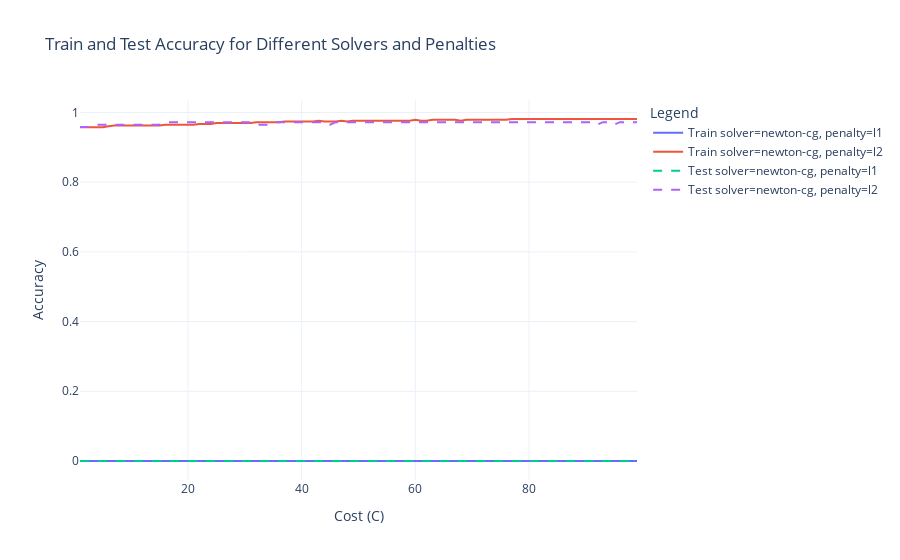

Source (notebook cell):
### Code cell
import numpy as np
from sklearn.linear_model import LogisticRegression
import plotly.graph_objects as go
import itertools

train_accuracies = {}
test_accuracies = {}
costs = np.arange(1, 100, step=1)
solvers = ['newton-cg']
penalties = ['l2']

# 모든 조합 생성
combinations = list(itertools.product(solvers, penalties))

for solver, penalty in combinations:
    train_accuracy = []
    test_accuracy = []
    for C in costs:
        # 일부 조합은 호환되지 않으므로 try-except 블록을 사용
        try:
            wine_logleg = LogisticRegression(C=C, max_iter=1000000, penalty=penalty, solver=solver)
            wine_logleg.fit(X_train, y_train)
            train_accuracy.append(wine_logleg.score(X_train, y_train))
            test_accuracy.append(wine_logleg.score(X_test, y_test))
        except Exception as e:
            # 호환되지 않는 조합의 경우 정확도를 0으로 설정
            train_accuracy.append(0)
            test_accuracy.append(0)

    combo_label = f'solver={solver}, penalty={penalty}'
    train_accuracies[combo_label] = train_accuracy
    test_accuracies[combo_label] = test_accuracy

# 그래프 그리기
fig = go.Figure()

for label, train_acc in train_accuracies.items():
    fig.add_trace(go.Scatter(x=costs, y=train_acc, mode='lines', name=f'Train {label}'))

for label, test_acc in test_accuracies.items():
    fig.add_trace(go.Scatter(x=costs, y=test_acc, mode='lines', name=f'Test {label}', line=dict(dash='dash')))

fig.update_layout(
    title='Train and Test Accuracy for Different Solvers and Penalties',
    xaxis_title='Cost (C)',
    yaxis_title='Accuracy',
    legend_title='Legend',
    template='plotly_white'
)

fig.show()

### Figure 1 — Plotly figure (JSON) as saved in the notebook; plotly's stock layout.template omitted (floating-point values rounded to 4 significant figures)
{"data": [{"mode": "lines", "name": "Train solver=newton-cg, penalty=l1", "type": "scatter", "x": [1, 2, 3, 4, 5, 6, 7, 8, 9, 10, 11, 12, 13, 14, 15, 16, 17, 18, 19, 20, 21, 22, 23, 24, 25, 26, 27, 28, 29, 30, 31, 32, 33, 34, 35, 36, 37, 38, 39, 40, 41, 42, 43, 44, 45, 46, 47, 48, 49, 50, 51, 52, 53, 54, 55, 56, 57, 58, 59, 60, 61, 62, 63, 64, 65, 66, 67, 68, 69, 70, 71, 72, 73, 74, 75, 76, 77, 78, 79, 80, 81, 82, 83, 84, 85, 86, 87, 88, 89, 90, 91, 92, 93, 94, 95, 96, 97, 98, 99], "y": [0, 0, 0, 0, 0, 0, 0, 0, 0, 0, 0, 0, 0, 0, 0, 0, 0, 0, 0, 0, 0, 0, 0, 0, 0, 0, 0, 0, 0, 0, 0, 0, 0, 0, 0, 0, 0, 0, 0, 0, 0, 0, 0, 0, 0, 0, 0, 0, 0, 0, 0, 0, 0, 0, 0, 0, 0, 0, 0, 0, 0, 0, 0, 0, 0, 0, 0, 0, 0, 0, 0, 0, 0, 0, 0, 0, 0, 0, 0, 0, 0, 0, 0, 0, 0, 0, 0, 0, 0, 0, 0, 0, 0, 0, 0, 0, 0, 0, 0]}, {"mode": "lines", "name": "Train solver=newton-cg, penalty=l2", "type": "scatter", "x": [1, 2, 3, 4, 5, 6, 7, 8, 9, 10, 11, 12, 13, 14, 15, 16, 17, 18, 19, 20, 21, 22, 23, 24, 25, 26, 27, 28, 29, 30, 31, 32, 33, 34, 35, 36, 37, 38, 39, 40, 41, 42, 43, 44, 45, 46, 47, 48, 49, 50, 51, 52, 53, 54, 55, 56, 57, 58, 59, 60, 61, 62, 63, 64, 65, 66, 67, 68, 69, 70, 71, 72, 73, 74, 75, 76, 77, 78, 79, 80, 81, 82, 83, 84, 85, 86, 87, 88, 89, 90, 91, 92, 93, 94, 95, 96, 97, 98, 99], "y": [0.9577, 0.9577, 0.9577, 0.9577, 0.9577, 0.9601, 0.9624, 0.9624, 0.9624, 0.9624, 0.9624, 0.9624, 0.9624, 0.9624, 0.9624, 0.9648, 0.9648, 0.9648, 0.9648, 0.9648, 0.9648, 0.9671, 0.9671, 0.9671, 0.9695, 0.9695, 0.9695, 0.9695, 0.9695, 0.9695, 0.9695, 0.9718, 0.9718, 0.9718, 0.9718, 0.9718, 0.9742, 0.9742, 0.9742, 0.9742, 0.9742, 0.9742, 0.9765, 0.9742, 0.9742, 0.9742, 0.9765, 0.9742, 0.9765, 0.9765, 0.9765, 0.9765, 0.9765, 0.9765, 0.9765, 0.9765, 0.9765, 0.9765, 0.9765, 0.9789, 0.9765, 0.9765, 0.9789, 0.9789, 0.9789, 0.9789, 0.9789, 0.9765, 0.9789, 0.9789, 0.9789, 0.9789, 0.9789, 0.9789, 0.9789, 0.9789, 0.9812, 0.9812, 0.9812, 0.9812, 0.9812, 0.9812, 0.9812, 0.9812, 0.9812, 0.9812, 0.9812, 0.9812, 0.9812, 0.9812, 0.9812, 0.9812, 0.9812, 0.9812, 0.9812, 0.9812, 0.9812, 0.9812, 0.9812]}, {"line": {"dash": "dash"}, "mode": "lines", "name": "Test solver=newton-cg, penalty=l1", "type": "scatter", "x": [1, 2, 3, 4, 5, 6, 7, 8, 9, 10, 11, 12, 13, 14, 15, 16, 17, 18, 19, 20, 21, 22, 23, 24, 25, 26, 27, 28, 29, 30, 31, 32, 33, 34, 35, 36, 37, 38, 39, 40, 41, 42, 43, 44, 45, 46, 47, 48, 49, 50, 51, 52, 53, 54, 55, 56, 57, 58, 59, 60, 61, 62, 63, 64, 65, 66, 67, 68, 69, 70, 71, 72, 73, 74, 75, 76, 77, 78, 79, 80, 81, 82, 83, 84, 85, 86, 87, 88, 89, 90, 91, 92, 93, 94, 95, 96, 97, 98, 99], "y": [0, 0, 0, 0, 0, 0, 0, 0, 0, 0, 0, 0, 0, 0, 0, 0, 0, 0, 0, 0, 0, 0, 0, 0, 0, 0, 0, 0, 0, 0, 0, 0, 0, 0, 0, 0, 0, 0, 0, 0, 0, 0, 0, 0, 0, 0, 0, 0, 0, 0, 0, 0, 0, 0, 0, 0, 0, 0, 0, 0, 0, 0, 0, 0, 0, 0, 0, 0, 0, 0, 0, 0, 0, 0, 0, 0, 0, 0, 0, 0, 0, 0, 0, 0, 0, 0, 0, 0, 0, 0, 0, 0, 0, 0, 0, 0, 0, 0, 0]}, {"line": {"dash": "dash"}, "mode": "lines", "name": "Test solver=newton-cg, penalty=l2", "type": "scatter", "x": [1, 2, 3, 4, 5, 6, 7, 8, 9, 10, 11, 12, 13, 14, 15, 16, 17, 18, 19, 20, 21, 22, 23, 24, 25, 26, 27, 28, 29, 30, 31, 32, 33, 34, 35, 36, 37, 38, 39, 40, 41, 42, 43, 44, 45, 46, 47, 48, 49, 50, 51, 52, 53, 54, 55, 56, 57, 58, 59, 60, 61, 62, 63, 64, 65, 66, 67, 68, 69, 70, 71, 72, 73, 74, 75, 76, 77, 78, 79, 80, 81, 82, 83, 84, 85, 86, 87, 88, 89, 90, 91, 92, 93, 94, 95, 96, 97, 98, 99], "y": [0.958, 0.958, 0.958, 0.965, 0.965, 0.965, 0.965, 0.965, 0.965, 0.965, 0.965, 0.965, 0.965, 0.965, 0.965, 0.972, 0.972, 0.972, 0.972, 0.972, 0.972, 0.972, 0.972, 0.972, 0.972, 0.972, 0.972, 0.972, 0.972, 0.972, 0.972, 0.965, 0.965, 0.965, 0.972, 0.972, 0.972, 0.972, 0.972, 0.972, 0.972, 0.972, 0.972, 0.972, 0.965, 0.972, 0.972, 0.972, 0.972, 0.972, 0.972, 0.972, 0.972, 0.972, 0.972, 0.972, 0.972, 0.972, 0.972, 0.972, 0.972, 0.972, 0.972, 0.972, 0.972, 0.972, 0.972, 0.972, 0.972, 0.972, 0.972, 0.972, 0.972, 0.972, 0.972, 0.972, 0.972, 0.972, 0.972, 0.972, 0.972, 0.972, 0.972, 0.972, 0.972, 0.972, 0.972, 0.972, 0.972, 0.972, 0.972, 0.965, 0.972, 0.972, 0.965, 0.972, 0.972, 0.972, 0.972]}], "layout": {"legend": {"title": {"text": "Legend"}}, "title": {"text": "Train and Test Accuracy for Different Solvers and Penalties"}, "xaxis": {"title": {"text": "Cost (C)"}}, "yaxis": {"title": {"text": "Accuracy"}}}}
